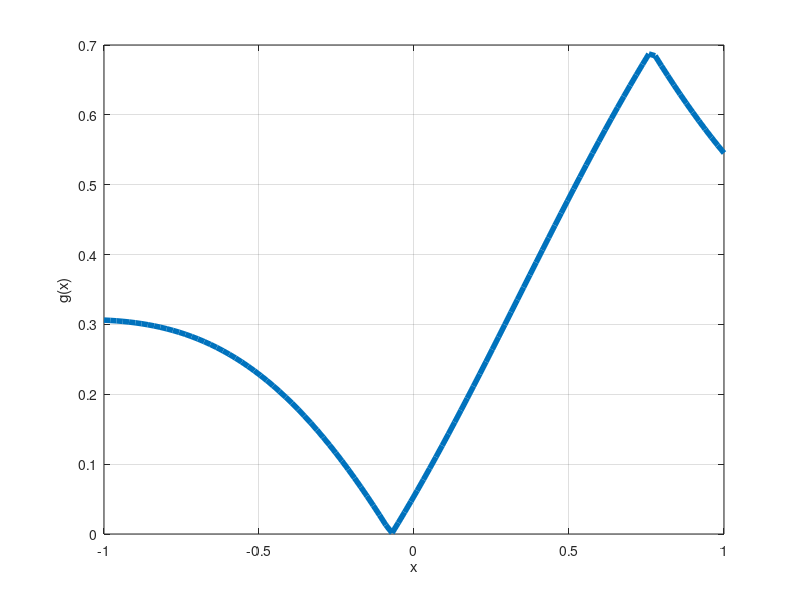

MATLAB code for this plot:
clear;
clc;
close;

function y = f(x)
y = abs(log(2)-sin(x));
endfunction

function y = g(x)
y = f(f(x));
endfunction


x = linspace(-1,1,100);
plot(x,g(x),'LineWidth',4)
grid
xlabel('x')
ylabel('g(x)')

print('ee16b1030.eps','-color');

h=10.^(-10);
%right hand limit
(g(h)-g(0))/h
%left hand limit
(g(0)-g(-h))/h
%actual limit
cos(log(2))


